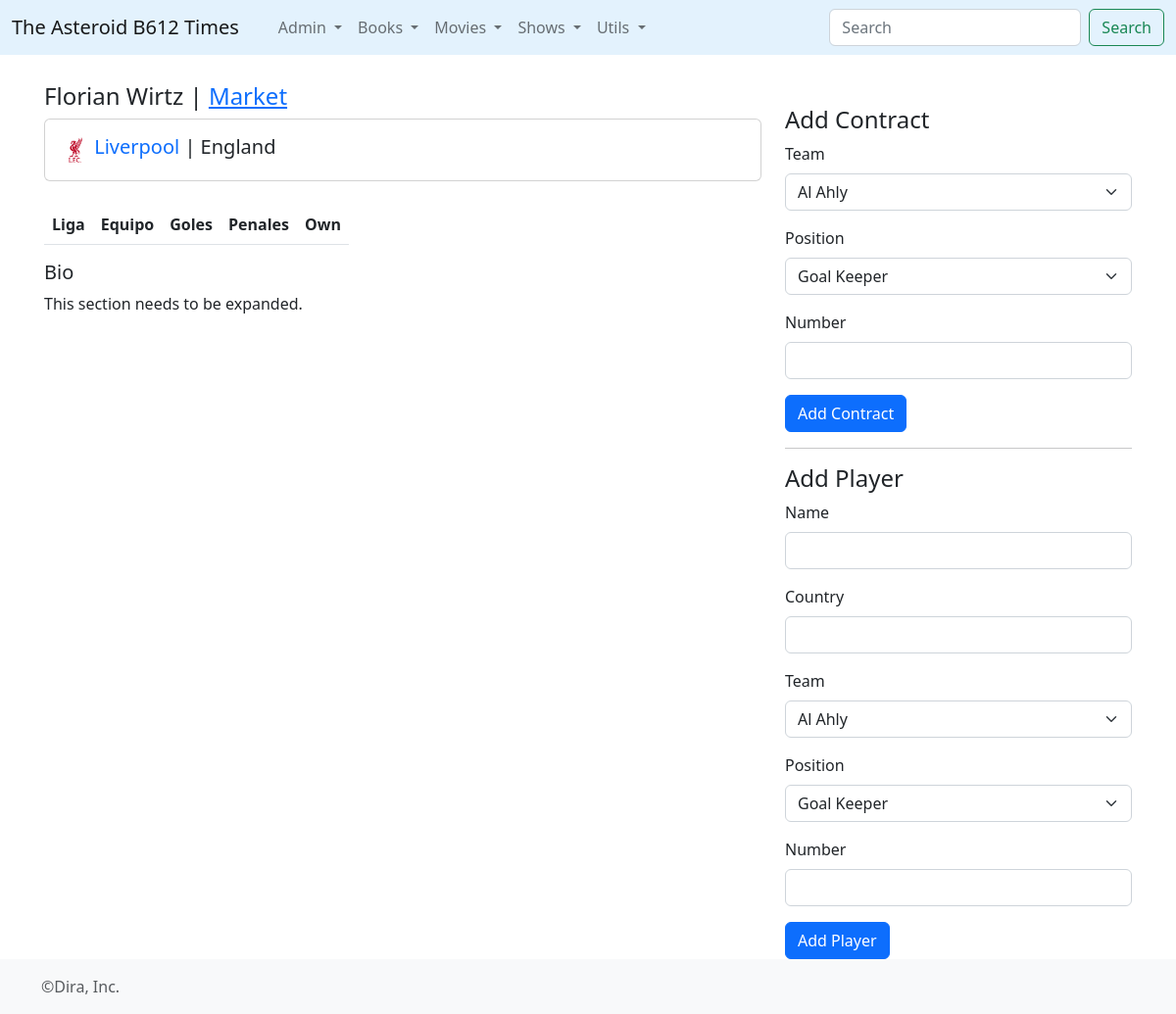
Screenshot of /jugador/618 with the database file from the repository.
### times/models.py (models this page shows, shortened)
class Jugador(models.Model):
	nombre = models.CharField(max_length=128)
	pais = models.CharField(max_length=128)
	biographics = models.TextField(default="This section needs to be expanded.")

class Contrato(models.Model):
	jug = models.ForeignKey(Jugador, on_delete = models.CASCADE)
	equ = models.ForeignKey(Equipo, on_delete = models.CASCADE)
	active = models.BooleanField(default=True)
	position = models.CharField(default="Not Specified", max_length=256)
	number = models.IntegerField(default = 0)

class Equipo(models.Model):
	nombre = models.CharField(max_length=128)
	pais = models.CharField(max_length=128)
	logo = models.ImageField(upload_to=path_and_name, max_length=255, null=True, blank=True)

### times/views.py (the view, shortened to what this page needs)
# urls.py: path('jugador/<jid>', views.jugador, name='jugador'),
def jugador(request,jid):
    jug = Jugador.objects.get(pk=int(jid))
    contratos = Contrato.objects.filter(jug__id=int(jid)).order_by('-id')
    equipos = Equipo.objects.all().order_by('nombre')
    goal_table = Goles.objects.raw("select 1 as id, liga,liga_id,equipo, sum(goles) goles, sum(cast(penales as int)) penales, sum(goles_contra) goles_contra from futbol_scoreres where jugador_id={} group by liga,liga_id,equipo order by liga_id desc".format(jug.id))
    listado = ["Goal Keeper","Defender","Midfielder","Forward","Not Specified"]
    if request.method == 'POST' and request.POST.get("team","0") != "0":
        equ_id = request.POST.get("team","0")
        equipon = Equipo.objects.get(pk=int(equ_id))
        position = request.POST.get("position")
        number = request.POST.get("number")
        newC = Contrato.objects.create(jug=jug,equ=equipon,position=position,number = number)
        newC.save()
        return render(request,'player.html',{'jug':jug,'contratos':contratos,'equipos':equipos})
    else:
        return render(request,'player.html',{'jug':jug,'contratos':contratos,'equipos':equipos,'listado':listado,'goal_table':goal_table})

### times/templates/player.html (shortened to what this page needs)
{% extends 'base.html' %}
{% load humanize %}
{% block contenido %}
<article>
    <h4>{{jug.nombre}}  | <a href="{% url 'jugadores' %}">Market</a></h4>
    {% for c in contratos %}
    <div class="card">
      <div class="card-body">
        <div style="height:30px; float: left;">
            <img src="{{ c.equ.logo.url }}" style="height: 30px;">&nbsp;
            <div style="float:right;"> <h5><a href="{% url 'sccteam' c.equ.id %}" style="text-decoration:none;">{{ c.equ.nombre }}</a> | {{c.equ.pais}}</h5></div>
        </div>
      </div>
    </div>
    <br>
    {% endfor %}
    <table class="table table-striped" style=" width:auto;">
          <thead>
          <tr>
            <th scope="col">Liga</th>
            <th scope="col">Equipo</th>
            <th scope="col">Goles</th>
            <th scope="col">Penales</th>
            <th scope="col">Own</th>
          </tr>
          </thead>
        </table>
    <h5>Bio</h5>
    {{jug.biographics|linebreaks}}
</article>
{% endblock %}
{% block rightbar %}
<br><br>
<h4>Add Contract</h4>
<form method="POST">
      <div class="mb-3">
        <label for="exampleInputEmail1" class="form-label">Team</label>
        <select class="form-select mb-3" name="team">
          {% for e in equipos %}
            <option value="{{e.id}}">{{e.nombre}}</option>
          {% endfor %}
        </select>
      </div>
      <div class="mb-3">
        <label for="exampleInputEmail1" class="form-label">Position</label>
         <select class="form-select mb-3" name="position">
            {% for l in listado %}
                <option value="{{l}}" {% if l == thisC.position %}selected{%endif%}>{{l}}</option>
            {% endfor %}
          </select>
      </div>
      <div class="mb-3">
        <label for="exampleInputEmail1" class="form-label">Number</label>
        <input type="text" name="number" class="form-control" id="exampleInputEmail1" aria-describedby="emailHelp">
      </div>
      <button type="submit" class="btn btn-primary">Add Contract</button>
    </form>
    <hr />
    <h4>Add Player</h4>
<form method="POST">
      <div class="mb-3">
        <label for="exampleInputEmail1" class="form-label">Name</label>
        <input type="text" name="nombre" class="form-control" id="exampleInputEmail1" aria-describedby="emailHelp">
      </div>
      <div class="mb-3">
        <label for="exampleInputEmail1" class="form-label">Country</label>
        <input type="text" name="pais" class="form-control" id="exampleInputEmail1" aria-describedby="emailHelp">
      </div>
      <div class="mb-3">
        <label for="exampleInputEmail1" class="form-label">Team</label>
        <select class="form-select mb-3" name="team2">
          {% for e in equipos %}
            <option value="{{e.id}}">{{e.nombre}}</option>
          {% endfor %}
        </select>
      </div>
      <div class="mb-3">
        <label for="exampleInputEmail1" class="form-label">Position</label>
         <select class="form-select mb-3" name="position">
            {% for l in listado %}
                <option value="{{l}}" {% if l == thisC.position %}selected{%endif%}>{{l}}</option>
            {% endfor %}
          </select>
      </div>
      <div class="mb-3">
        <label for="exampleInputEmail1" class="form-label">Number</label>
        <input type="text" name="number" class="form-control" id="exampleInputEmail1" aria-describedby="emailHelp">
      </div>
      <button type="submit" class="btn btn-primary">Add Player</button>
    </form>
{% endblock %}

### rows the page displays
Jugador: nombre "Florian Wirtz", biographics "This section needs to be expanded."
Contrato: equ.logo (picture), equ.nombre "Liverpool", equ.pais "England"

### other values shown
form field team "Al Ahly"
form field position "Goal Keeper"
form field team2 "Al Ahly"
